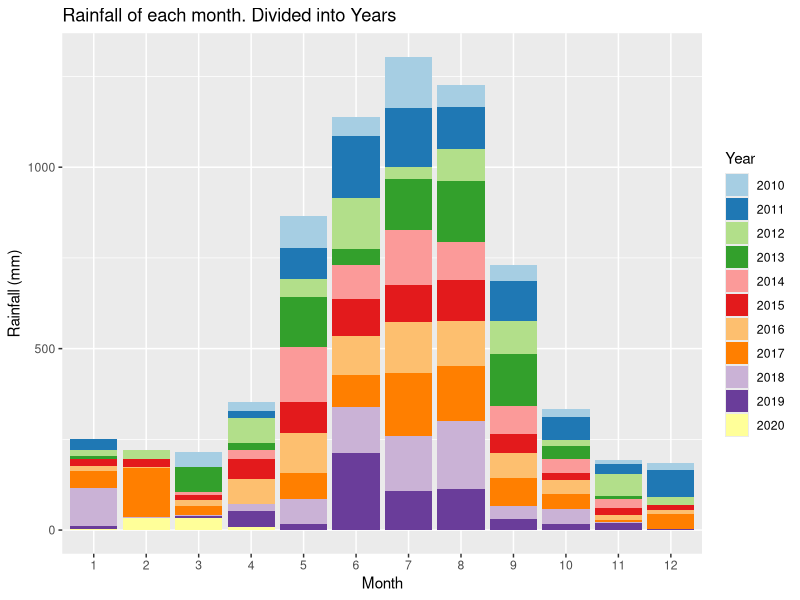
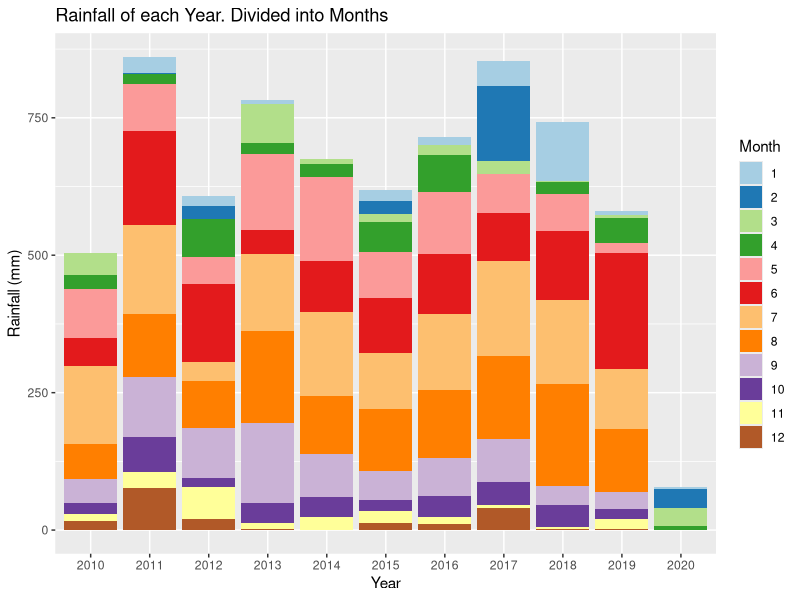
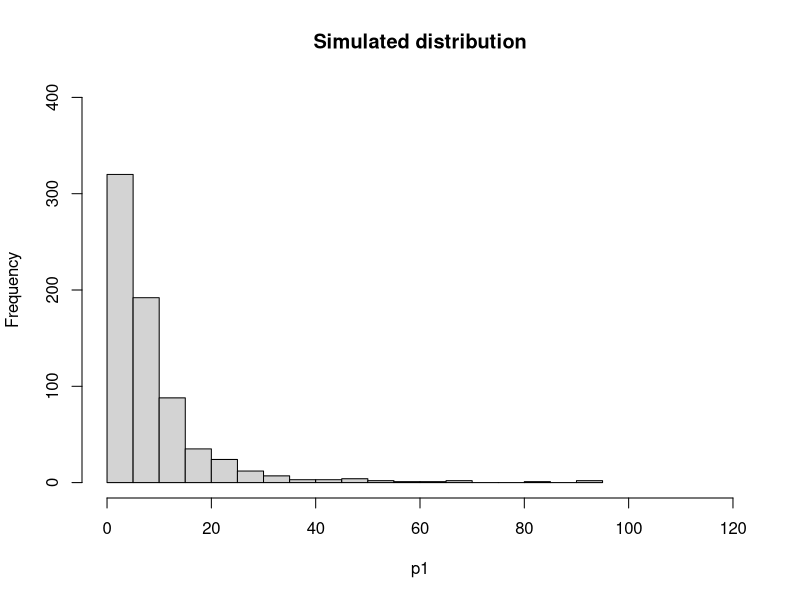
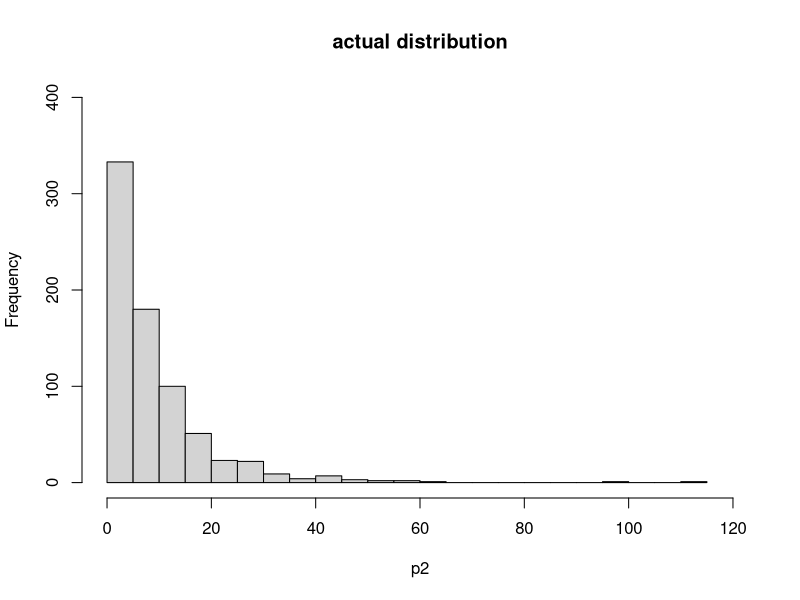
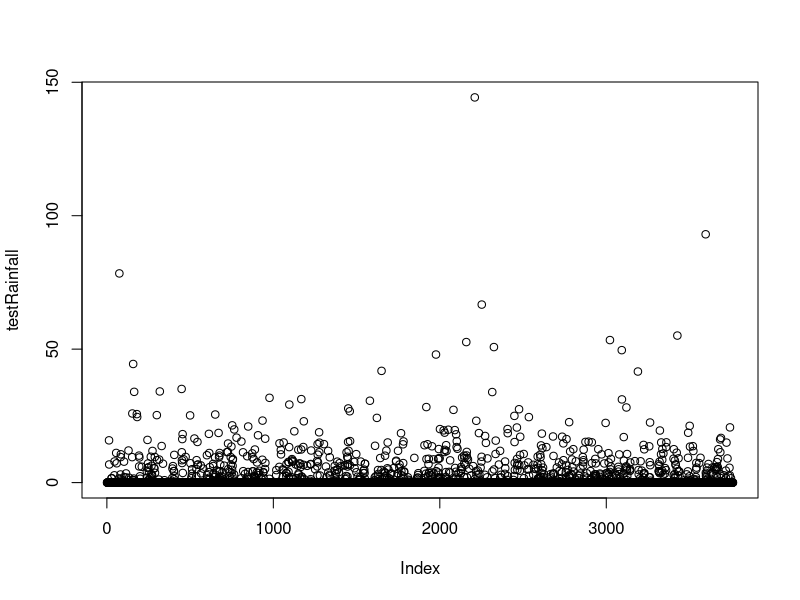
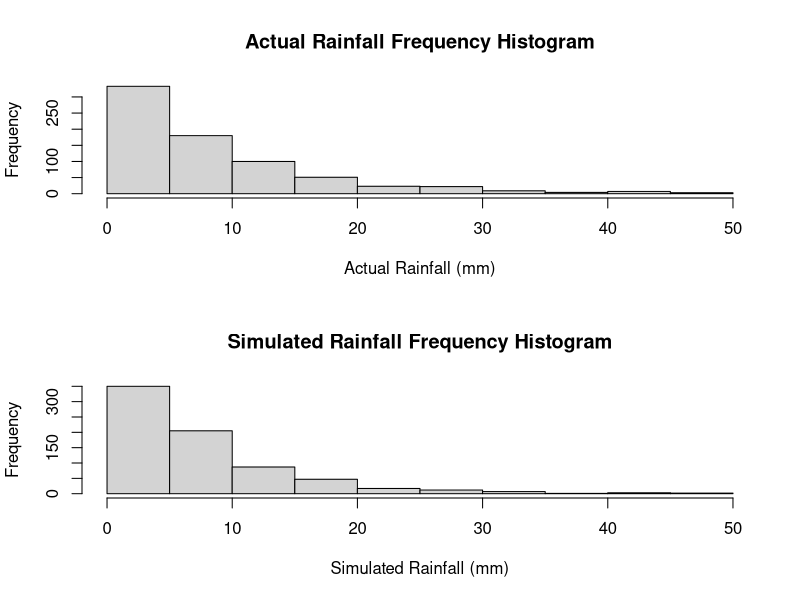
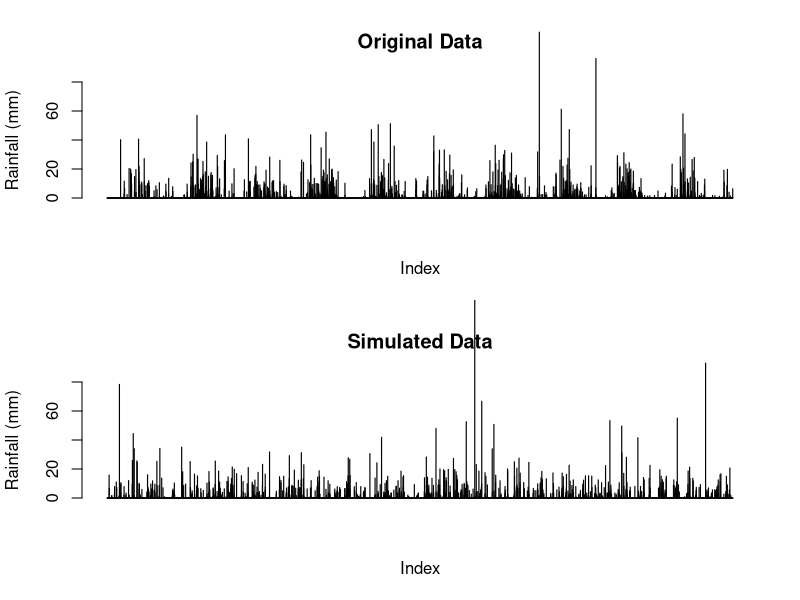
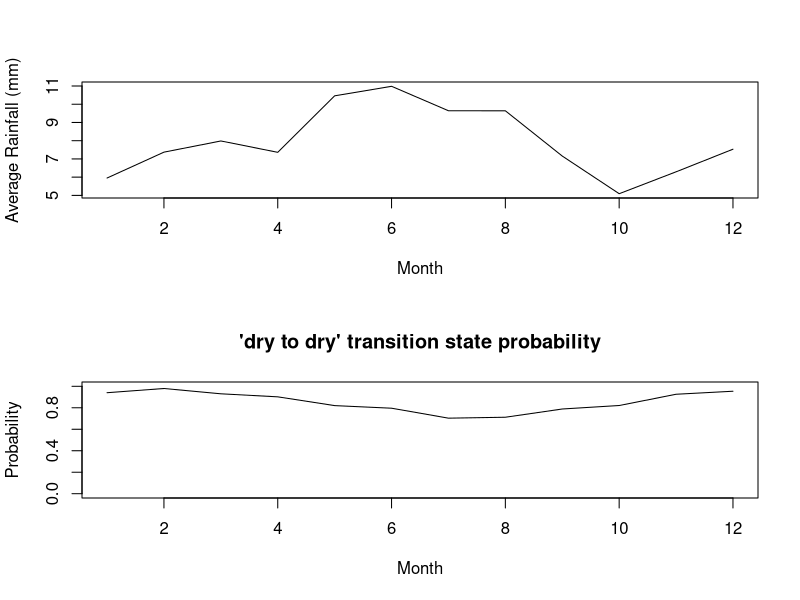

Here is the R script that generated these plots, in order:
## ---- chunk 1
knitr::opts_chunk$set(echo = TRUE)
## ---- chunk 2
# Reading in the data from the csv file
data <-  read.csv("IDCJAC0009_009225_1800_Data.csv")
weather_data <- data
weather_data <- weather_data[which(is.na(weather_data$Rainfall.amount..millimetres.) == FALSE),] # excluding rows with no rainfall record made 
## ---- chunk 3
weather_data$date <- do.call(paste, c(weather_data[c("Day", "Month", "Year")], sep = "-")) # creating a column that contains the date for easy indentification
## ---- chunk 4
# function to categorise day as either 'wet' or 'dry' for the Markov Chain functions
state <- function(x){
  stateList <- c()
  for(ii in 1:length(x)){
    if(x[ii] < 1){
      stateList <- c(stateList, "dry")
    }
    if(x[ii] >= 1){
      stateList <- c(stateList, "wet")
    }
  }
  return(stateList)
}
weather_data$state <- state(weather_data$Rainfall.amount..millimetres.)
## ---- chunk 5
# function establishing Markov Chain transition state. Establishing the relationship between the rainfall of a given day and the day before it.
transitionState <- function(x){
  transitionStateList <- c('') #can't find transition state of first observation
  for(i in 2:length(x)){
    if(x[i] == "dry"){
      if (x[i-1] == "dry"){
        transitionStateList <- c(transitionStateList, "DryToDry")
      }
      else {
        transitionStateList <- c(transitionStateList, "WetToDry")
      }
    }
    if(x[i] == "wet"){
      if (x[i-1] == "dry"){
        transitionStateList <- c(transitionStateList, "DryToWet")
      }
      else {
        transitionStateList <- c(transitionStateList, "WetToWet")
      }
    }
  }
  return(transitionStateList)
}
weather_data$transitionState <- transitionState(weather_data$state)
## ---- chunk 6
train_data <- subset(weather_data, Year >= 2010) # only look at the mos recent, relevant data.
library(ggplot2)
library(RColorBrewer)

# explorative plots investigating the distribution of rainfall across months and years

# Plotting the rainfall data (grouped by years and months)
# Distribution of rainfall by month (segmented by year)
ggplot(train_data, aes(x = factor(Month), y = Rainfall.amount..millimetres., fill = factor(Year))) + 
  geom_bar(stat = "identity") + 
  scale_fill_brewer(palette = "Paired") + 
  xlab("Month")+
  ylab("Rainfall (mm)")+
  labs(fill = "Year")+
  ggtitle("Rainfall of each month. Divided into Years")
# There does appear to be a rough distribution of rainfall by month. Most years May, June, July, August, and September (month 5-9) have the most rain. There are outliers

ggplot(train_data, aes(x = factor(Year), y = Rainfall.amount..millimetres., fill = factor(Month))) + 
  geom_bar(stat = "identity") + 
  scale_fill_brewer(palette = "Paired") + 
  xlab("Year")+
  ylab("Rainfall (mm)")+
  labs(fill = "Month")+
  ggtitle("Rainfall of each Year. Divided into Months")
# There does not appear to be any obvious pattern in the rainfall across the 10 years (note. 2020 only contains 4 months of data, hence the low rainfall). The average looks to be around 650-700 mm. 
## ---- chunk 7
table(train_data$Month, train_data$Year) # only four months of data in 2020
## ---- chunk 8
#Calculating transition state probabilities, in general (no respect to month or season)
weatherTable <- table(train_data$transitionState)

probWetToWet = weatherTable['WetToWet'] / (weatherTable['WetToWet'] + weatherTable['WetToDry'])
probWetToWet

probDryToDry = weatherTable['DryToDry'] / (weatherTable['DryToDry'] + weatherTable['DryToWet'])
probDryToDry
## ---- chunk 9
#Basic generator (No seasonal variation)

currentState = "dry" # Years start with very little rain, so more likely to start dry

#calculated above
generateRainfallBasic <- function(genLength){
  rainAmountList <- c()
  for (i3 in 1:genLength){
    if (currentState == "dry"){
      if (runif(1) < probDryToDry){
        currentState = "dry"
      }
      else{
        currentState = "wet"
      }
    }
    else if (currentState == "wet"){
      if (runif(1) < probWetToWet){
        currentState = "wet"
      }
      else{
        currentState = "dry"
      }
    }
                                      #generating amount of rainfall if state is wet, else 0
    if (currentState == "wet"){
      rainAmount <- 5*exp(rnorm(1))
      rainAmountList <- c(rainAmountList, rainAmount)
    }
    else{
      rainAmountList <- c(rainAmountList, 0)
    }
  }
  return(rainAmountList)
}
## ---- chunk 10
#comparing log-normal against actual data, veeerryyyy close fit, will use log-normal for rainfall sim
p1 <- 5*exp(rnorm(732))
p1 <- p1[p1>1]
hist(p1, breaks = 30, xlim = c(0,120), ylim = c(0,400), main = "Simulated distribution")

p2 <- train_data$Rainfall.amount..millimetres.[train_data$Rainfall.amount..millimetres.>1]
hist(p2, breaks = 30, xlim = c(0,120), ylim = c(0,400), main = "actual distribution")

## ---- chunk 11
#Basic generator tests
testRainfall = generateRainfallBasic(3761)
plot(testRainfall)

par(mfrow=c(2,1))
hist(train_data$Rainfall.amount..millimetres.[train_data$Rainfall.amount..millimetres.>1 & train_data$Rainfall.amount..millimetres.<50], xlab = "Actual Rainfall (mm)", main = "Actual Rainfall Frequency Histogram")
hist(testRainfall[testRainfall > 1 & testRainfall <50], xlab = "Simulated Rainfall (mm)", main = "Simulated Rainfall Frequency Histogram")

par(mfrow=c(2,1))
barplot(train_data$Rainfall.amount..millimetres., ylim = c(0,80), main = "Original Data", ylab = "Rainfall (mm)", xlab = "Index")
barplot(testRainfall, ylim = c(0,80), main = "Simulated Data", ylab = "Rainfall (mm)", xlab = "Index")
## ---- chunk 12
#Calculates the transition probabilities for each month
transitonStatesMonthsFrame <- data.frame(list(rep(0, 12), list(rep(0, 12), list(rep(0, 12), list(rep(0, 12)))))) #Initialises 12x4 frame filled with zeroes (4 columns for each transition state, 12 rows for each month)
names(transitonStatesMonthsFrame) <- c('DryToDry', 'DryToWet', 'WetToDry', 'WetToWet')

#Makes the dataframe with the count of each transition state with each month
for (i4 in 1:dim(train_data)[1]){
  tempTransitionState <- train_data[i4, 'transitionState']
  tempMonth <- train_data[i4, 'Month'] 
  transitonStatesMonthsFrame[tempMonth, tempTransitionState] <- transitonStatesMonthsFrame[tempMonth, tempTransitionState]+1 # increase count of tempTransitionState for month tempMonth by 1
}
## ---- chunk 13
#Calculates the transition state probabilities for each month in the data frame
probTransitonStatesMonthsFrame <- transitonStatesMonthsFrame
for (i in 1:dim(transitonStatesMonthsFrame)[1]){
  
  probTransitonStatesMonthsFrame[i, 'DryToDry'] <- transitonStatesMonthsFrame[i, 'DryToDry'] / (transitonStatesMonthsFrame[i, 'DryToDry'] + transitonStatesMonthsFrame[i, 'DryToWet'])
  
  probTransitonStatesMonthsFrame[i, 'DryToWet'] <- transitonStatesMonthsFrame[i, 'DryToWet'] / (transitonStatesMonthsFrame[i, 'DryToDry'] + transitonStatesMonthsFrame[i, 'DryToWet'])
    
  probTransitonStatesMonthsFrame[i, 'WetToDry'] <- transitonStatesMonthsFrame[i, 'WetToDry'] / (transitonStatesMonthsFrame[i, 'WetToDry'] + transitonStatesMonthsFrame[i, 'WetToWet'])
    
  probTransitonStatesMonthsFrame[i, 'WetToWet'] <- transitonStatesMonthsFrame[i, 'WetToWet'] / (transitonStatesMonthsFrame[i, 'WetToDry'] + transitonStatesMonthsFrame[i, 'WetToWet'])
}
## ---- chunk 14
#testing average rainfall when its rains in each month, and for wettowet vs drytowet transitions.
test_w2w <- train_data$Rainfall.amount..millimetres.[train_data$transitionState == "WetToWet"]
test_d2w <- train_data$Rainfall.amount..millimetres.[train_data$transitionState == "DryToWet"]
mean(test_w2w)
mean(test_d2w)
wilcox.test(test_d2w, test_w2w)
#since resulting wilcox test p-value is 0.85, we conclude that theres no difference in rainfall depending on the transition state, and do not need to include it in our model.

test_rainfallPerMonth <- train_data[train_data$state == "wet",c(4,6)]
kruskal.test(Rainfall.amount..millimetres. ~ Month, data = test_rainfallPerMonth)
#p-val = 0.00016, therefore difference between average rainfall for each month

rm(test_d2w)
rm(test_w2w)

rm(test_rainfallPerMonth)

## ---- chunk 15
#calculating the mean rainfall when it rains for each month, to change how much it rains according to the generator later on. Limited to less than 60 mls as the dataset is not large enough for large rainfall amounts (such as 114ml in feburary) to not throw the mean off.
rainMonthData <- c()
for (i in 1:12){
  temp<- train_data$Rainfall.amount..millimetres.[train_data$state == "wet" & train_data$Month == i & train_data$Rainfall.amount..millimetres. < 60]
  rainMonthData <- c(rainMonthData, list(temp))
  rm(temp)
}

rainfallAvgMonth <- sapply(rainMonthData, mean)

## ---- chunk 16
plot(c(1:12), rainfallAvgMonth, type = "l", xlab = "Month", ylab = "Average Rainfall (mm)")
## ---- chunk 17
#How the transition state probabilities vary for each month
plot(probTransitonStatesMonthsFrame$DryToDry, ylim = c(0,1), xlab = "Month", main = "'dry to dry' transition state probability", type = 'l', ylab = "Probability")
plot(probTransitonStatesMonthsFrame$WetToWet, ylim = c(0,1), xlab = "Month", main = "'wet to wet' transition state probability", type = 'l', ylab = "Probability")
## ---- chunk 18

#weather generator accounting  for seasonal variation of transition states 
#yes this is just a spicy version of basic generator it's mostly the same in fact if i forget to even do this it is the same

#Weather generator accounting  for seasonal variation of transition states or something i hope
#Yes this is just a spicy version of basic generator it's mostly the same in fact if i forget to even do this it is the same


generateRainfallSeasonal <- function(input){
  # input must be weather_data or a subset of weather_data
  currentState = "dry" #can make this into a random choice later
  rainAmountList <- c()
  for (i5 in 1:dim(input)[1]){
    if (currentState == "dry"){
      if (runif(1) < probTransitonStatesMonthsFrame[input[i5, 'Month'], 'DryToDry']){ #now inputs depending on the month of input
        currentState = "dry"
      }
      else{
        currentState = "wet"
      }
    }
    else if (currentState == "wet"){
      if (runif(1) < probTransitonStatesMonthsFrame[input[i5, 'Month'], 'WetToWet']){
        currentState = "wet"
      }
      else{
        currentState = "dry"
      }
    }
                                      #generating amount of rainfall if state is wet, else 0
    if (currentState == "wet"){
      
      #rainAmount <- 5*exp(rnorm(1)) #now log-normal dist, 5 used because is close to mean of weather_data's / the mean of what exp(rnorm(1)) is by default /// Old Version 
      rainAmount <- rainfallAvgMonth[input[i5, 'Month']]*exp(rnorm(1))/1.648 #average of exp(rnorm(1)) is ~1.648, so we divide by that so the average of each month will just be the actual average calculated from rainfallAvgMonth.
      
      rainAmountList <- c(rainAmountList, rainAmount)
    }
    else{
      rainAmountList <- c(rainAmountList, 0)
    }
  }
  return(rainAmountList)
}
## ---- chunk 19
#testing code for seasonal generator
inputSeasonalRainfall <- dplyr::select(train_data, 'Year', 'Month', 'Day') #using existing train data's dates to input to function, instead of putting in just how many to generate

testSeasonalRainfall = generateRainfallSeasonal(inputSeasonalRainfall)
## ---- chunk 20
par(mfrow=c(2,1))
barplot(train_data$Rainfall.amount..millimetres., ylim = c(0,80), main = "Original Data", ylab = "Rainfall (mm)", xlab = "Index")
barplot(testSeasonalRainfall, ylim = c(0,80), main = "Simulated Data - seasonal", ylab = "Rainfall (mm)", xlab = "Index")
## ---- chunk 21
#comparing log-normal against actual data, veeerryyyy close fit, will use log-normal for rainfall sim
p1 <- 5*exp(rnorm(732))
p1 <- p1[p1>1]
hist(p1, breaks = 30, xlim = c(0,120), ylim = c(0,400), main = "Simulated distribution")

p2 <- train_data$Rainfall.amount..millimetres.[train_data$Rainfall.amount..millimetres.>1]
hist(p2, breaks = 30, xlim = c(0,120), ylim = c(0,400), main = "actual distribution")

## ---- chunk 22
set.seed(100345)

sampID <- sample.int(nrow(train_data), size = 0.5*nrow(train_data), replace = FALSE)
train_data <- train_data[sampID,] # 50% of data for training
test_data <- train_data[-sampID,] # 50% for testing
## ---- chunk 23
#code to calculate transition probabilities for each month (copied from earlier)

transitonStatesMonthsFrame <- data.frame(list(rep(0, 12), list(rep(0, 12), list(rep(0, 12), list(rep(0, 12)))))) #initialising frame by creating 12x4 frame filled with zeroes
names(transitonStatesMonthsFrame) <- c('DryToDry', 'DryToWet', 'WetToDry', 'WetToWet') #name da columns

for (i4 in 1:dim(train_data)[1]){ #making dataframe with count of each transition state for each month
  tempTransitionState <- train_data[i4, 'transitionState']
  tempMonth <- train_data[i4, 'Month']
  transitonStatesMonthsFrame[tempMonth, tempTransitionState] <- transitonStatesMonthsFrame[tempMonth, tempTransitionState]+1
}
## ---- chunk 24
#also copied from earlier
probTransitonStatesMonthsFrame<- transitonStatesMonthsFrame
for (i in 1:dim(transitonStatesMonthsFrame)[1]){ #calculating transition probs for each month in df
  
  probTransitonStatesMonthsFrame[i, 'DryToDry'] <- transitonStatesMonthsFrame[i, 'DryToDry'] / (transitonStatesMonthsFrame[i, 'DryToDry'] + transitonStatesMonthsFrame[i, 'DryToWet'])
  
  probTransitonStatesMonthsFrame[i, 'DryToWet'] <- transitonStatesMonthsFrame[i, 'DryToWet'] / (transitonStatesMonthsFrame[i, 'DryToDry'] + transitonStatesMonthsFrame[i, 'DryToWet'])
    
  probTransitonStatesMonthsFrame[i, 'WetToDry'] <- transitonStatesMonthsFrame[i, 'WetToDry'] / (transitonStatesMonthsFrame[i, 'WetToDry'] + transitonStatesMonthsFrame[i, 'WetToWet'])
    
  probTransitonStatesMonthsFrame[i, 'WetToWet'] <- transitonStatesMonthsFrame[i, 'WetToWet'] / (transitonStatesMonthsFrame[i, 'WetToDry'] + transitonStatesMonthsFrame[i, 'WetToWet'])
}
## ---- chunk 25
#generate test data
testSeasonalRainfall50 = generateRainfallSeasonal(train_data)
## ---- chunk 26
par(mfrow = c(2, 1))

barplot(testSeasonalRainfall50, ylab = "Rainfall (mm)", xlab = "index", main = "Simulated data")
barplot(test_data$Rainfall.amount..millimetres., ylab = "Rainfall (mm)", xlab  = "index", main = "Actual data")
## ---- chunk 27
train_data <- subset(weather_data, Year >= 2010)
train10_data <- subset(weather_data, Year >= 2009 & Year < 2019)
data_2019 <- subset(weather_data, Year == 2019)
## ---- chunk 28
#code to calculate transition probabilities for each month (copied from earlier)

transitonStatesMonthsFrame <- data.frame(list(rep(0, 12), list(rep(0, 12), list(rep(0, 12), list(rep(0, 12)))))) #initialising frame by creating 12x4 frame filled with zeroes
names(transitonStatesMonthsFrame) <- c('DryToDry', 'DryToWet', 'WetToDry', 'WetToWet') #name da columns

for (i4 in 1:dim(train10_data)[1]){ #making dataframe with count of each transition state for each month
  tempTransitionState <- train10_data[i4, 'transitionState']
  tempMonth <- train10_data[i4, 'Month']
  transitonStatesMonthsFrame[tempMonth, tempTransitionState] <- transitonStatesMonthsFrame[tempMonth, tempTransitionState]+1
}
## ---- chunk 29
#also copied from earlier
probTransitonStatesMonthsFrame<- transitonStatesMonthsFrame
for (i in 1:dim(transitonStatesMonthsFrame)[1]){ #calculating transition probs for each month in df
  
  probTransitonStatesMonthsFrame[i, 'DryToDry'] <- transitonStatesMonthsFrame[i, 'DryToDry'] / (transitonStatesMonthsFrame[i, 'DryToDry'] + transitonStatesMonthsFrame[i, 'DryToWet'])
  
  probTransitonStatesMonthsFrame[i, 'DryToWet'] <- transitonStatesMonthsFrame[i, 'DryToWet'] / (transitonStatesMonthsFrame[i, 'DryToDry'] + transitonStatesMonthsFrame[i, 'DryToWet'])
    
  probTransitonStatesMonthsFrame[i, 'WetToDry'] <- transitonStatesMonthsFrame[i, 'WetToDry'] / (transitonStatesMonthsFrame[i, 'WetToDry'] + transitonStatesMonthsFrame[i, 'WetToWet'])
    
  probTransitonStatesMonthsFrame[i, 'WetToWet'] <- transitonStatesMonthsFrame[i, 'WetToWet'] / (transitonStatesMonthsFrame[i, 'WetToDry'] + transitonStatesMonthsFrame[i, 'WetToWet'])
}
## ---- chunk 30
set.seed(10346)

# using month probabilites generate one years worth of data 
monthList <- subset(weather_data, Year == 2011) # a year that isn't a leap year to get the month list, as generation algorithm only requires months
monthList <- monthList['Month']
testSeasonalRainfall10 <- generateRainfallSeasonal(monthList)
## ---- chunk 31
#compare generated year against 2019
par(mfrow = c(2,1))
barplot(testSeasonalRainfall10, xlab = "Index", ylab = "Rainfall (mm)", main = "Simulated Rainfall")
barplot(data_2019$Rainfall.amount..millimetres., xlab = "Index", ylab = "Rainfall (mm)", main = "2019 Rainfall")
## ---- chunk 32
# check other years for comparison
par(mfrow = c(3,2))
barplot(testSeasonalRainfall10, xlab = "Index", ylab = "Rainfall (mm)", main = "Simulated Rainfall")
year <- subset(weather_data, Year == 2015)
barplot(year$Rainfall.amount..millimetres., xlab = "Index", ylab = "Rainfall (mm)", main = "2015 Rainfall")
year <- subset(weather_data, Year == 2008)
barplot(year$Rainfall.amount..millimetres., xlab = "Index", ylab = "Rainfall (mm)", main = "2008 Rainfall")
year <- subset(weather_data, Year == 2015)
barplot(year$Rainfall.amount..millimetres., xlab = "Index", ylab = "Rainfall (mm)", main = "2017 Rainfall")
year <- subset(weather_data, Year == 2007)
barplot(year$Rainfall.amount..millimetres., xlab = "Index", ylab = "Rainfall (mm)", main = "2007 Rainfall")
year <- subset(weather_data, Year == 2013)
barplot(year$Rainfall.amount..millimetres., xlab = "Index", ylab = "Rainfall (mm)", main = "2013 Rainfall")
rm(year)
## ---- chunk 33
# Creates a graph of difference in rainfall for years, weeks, months, years to see if there are any potential patterns.

# Creates a list of the weekly rainfall
RainfallWeekly <- data.frame("Rainfall (mm)", "Week")
colnames(RainfallWeekly) <- c("Rainfall (mm)", "Week")
RainfallWeekly$`Rainfall (mm)` <- as.numeric(RainfallWeekly$`Rainfall (mm)`)
RainfallWeekly$Week <- as.numeric(RainfallWeekly$Week)
week = 1
weekRain = 0
for(ii in c(1: nrow(weather_data))){
  weekRain = weekRain + weather_data[ii, 6] # rainfall amount for that row
  
  if(ii%%7 == 0){ # every 7th row
    RainfallWeekly[(ii/7), 1] <- weekRain # 1 row of RainfallWeekly created every 7 rows (1 weeks) - inserting rainfall total for that week
    RainfallWeekly[(ii/7), 2] <- week
    week = week + 1
    weekRain = 0 # clear total rainfall to prepare for next week
  }
}
## ---- chunk 34
RainfallWeeklyDiff <- data.frame(c(1:(nrow(RainfallWeekly)-1)), c(1:(nrow(RainfallWeekly)-1))) # data frame with two columns, one less row than RainfallWeekly
colnames(RainfallWeeklyDiff) <- c("Rainfall diff (mm)", "Week")
RainfallWeeklyDiff$`Rainfall diff (mm)` <- diff(RainfallWeekly$`Rainfall (mm)`) # change in weeks
## ---- chunk 35
# plot first 700 weeks first against the difference in rainfall, and then the rainfall per week
par(mfrow = c(4,1))
plot(RainfallWeeklyDiff[c(1:350), 2], RainfallWeeklyDiff[c(1:350), 1], xlab = "week", ylab = "change in rainfall (mm)", cex = 2, type = "b", main = "Difference in Rainfall (mm) across weeks")
plot(RainfallWeekly[c(1:350), 2], RainfallWeekly[c(1:350), 1], xlab = "week", ylab = "rainfall (mm)", type = "l", main = "Rainfall (mm) by week")
plot(RainfallWeeklyDiff[c(351:700), 2], RainfallWeeklyDiff[c(351:700), 1], xlab = "week", ylab = "change in rainfall (mm)", cex = 2, type = "b", main = "Difference in Rainfall (mm) across weeks")
plot(RainfallWeekly[c(351:700), 2], RainfallWeekly[c(351:700), 1], xlab = "week", ylab = "rainfall (mm)", type = "l", main = "Rainfall (mm) by week")


# the seasonal trends can be clearly seen through these plots, however there does not seem to be any calear patterns in the wet weeks. As such, a simulator using weeks will not be explored.
## ---- chunk 36
# plot second 700 weeks first against the difference in rainfall, and then the rainfall per week
#par(mfrow = c(4,1))
#plot(RainfallWeeklyDiff[c(701:1050), 2], RainfallWeeklyDiff[c(701:1050), 1], xlab = "week", ylab = "change in rainfall (mm)", cex = 2, type = "b")
#plot(RainfallWeekly[c(701:1050), 2], RainfallWeekly[c(701:1050), 1], xlab = "week", ylab = "rainfall (mm)", type = "l")
#plot(RainfallWeeklyDiff[c(1051:1414), 2], RainfallWeeklyDiff[c(1051:1414), 1], xlab = "week", ylab = "change in rainfall (mm)", cex = 2, type = "b")
#plot(RainfallWeekly[c(1051:1414), 2], RainfallWeekly[c(1051:1414), 1], xlab = "week", ylab = "rainfall (mm)", type = "l")
## ---- chunk 37
rainSort_2019 <- data_2019$Rainfall.amount..millimetres.
# qqplot before removing 'dry' days
qqnorm(rainSort_2019, pch = 1, frame = F, main = "Normal Q-Q Plot of Rainfall 2019 (including dry days)")
qqline(rainSort_2019, col = "red", lwd = 2)
rainSort_2019 <- rainSort_2019[which(rainSort_2019 != 0)]
# qqplot after removing 'dry' days
qqnorm(rainSort_2019, pch = 1, frame = F, main = "Normal Q-Q Plot of Rainfall 2019 (excluding dry days)")
qqline(rainSort_2019, col = "red", lwd = 2)
hist(rainSort_2019, breaks = 50)
# data is not normally distributed
rm(rainSort_2019)
## ---- chunk 38
rain2019 <- subset(weather_data, Year == 2019)
length(rain2019$Rainfall.amount..millimetres.)
length(testSeasonalRainfall10)

## ---- chunk 39
# function to return the sum of ranks of difference (w+ and w-) that are part of the Wilcoxon signed rank calculations
returnRanks <- function(simulated, actual){
  diffs <- (simulated - actual)
  diffs <- diffs[diffs != 0]
  posDifs <- which(diffs > 0)
  negDiffs <- which(diffs < 0)
  rank <- rank(abs(diffs))
  rankPosDiff <- sum(rank[posDifs])
  rankNegDiff <- sum(rank[negDiffs]) 
  return(c(rankPosDiff, rankNegDiff))
}

## ---- chunk 40

table(rain2019$Month)
# Since there are two days missing from October and December, we will have to find the days and remove them from our simulated results.
table(rain2019$Day)
# one month is missing a day 5, and another is missing a day 19 (both 11 when should be 12)/
temp <- subset(rain2019, Day == 5)
temp$Month # 5th of October missing
temp <- subset(rain2019, Day == 19)
temp$Month # 19th of December missing
rm(temp)
## ---- chunk 41
# to perform Wilcoxon Signed Rank test must have paired data, so remove those extra dates from testSeasonalRainfall10
# 2019 is a non leap year

which(rain2019$date == "4-10-2019") # find what row the day before 5-10-2019 is
# thereforer 5-10-2019 would be row 278 (277+1)
which(rain2019$date == "18-12-2019") # find what row the day before 5-10-2019 is
# thereforer 5-10-2019 would be row 353 (351+2). Add two as both 5th october and 19th december are missing

simRainfall2019 <- testSeasonalRainfall10[-c(278, 353)] # remove day 278 and day 353 data from testSeasonalRainfall10
## ---- chunk 42
# test of testSeasonalRainfall10 against 2019 rainfall (testSeasonalRainfall10 was simulation of 2019 rainfall)
wilcox.test(rain2019$Rainfall.amount..millimetres., simRainfall2019, paired = T, alternative = "t", conf.int = T, conf.level = 0.95)

# the p-value is 0.04918,indicating that it is likely that there is a significant difference between the simulated data and the actual data. This means that one set of data was consistently and significantly larger than the other

# manual calculation of Wilcoxon signed rank values 

sumRanks <- returnRanks(simRainfall2019, rain2019$Rainfall.amount..millimetres.)
sumRanks[1] # rankPosDiff ( sum of the ranks of the positive differences)
sumRanks[2] # rankNegDiff (sum of the ranks of the negative differrences)

# rankPosDiff (the sum of the ranks of the differences where the simulated data is greater than the actual) is 7414. rankNegDiff (the sum of the ranks of the the differences where the actual is greater than the simulated) is 5147. rankPosDiff is quite a bit larger than rankNegDiff
## ---- chunk 43
# to confirm the results of the first Wilcoson signed rank test, repeat with 3 different sets of simulated rainfall
set.seed(12345)

# using month probabilites generate one years worth of data 
monthList <- subset(weather_data, Year == 2011) # a year that isn't a leap year to get the month list, as generation algorithm only requires months
monthList <- monthList['Month']
testSeasonalRainfall10 <- generateRainfallSeasonal(monthList)

simRainfall2019 <- testSeasonalRainfall10[-c(278, 353)] # remove day 278 and day 353 data from testSeasonalRainfall10

wilcox.test(rain2019$Rainfall.amount..millimetres., simRainfall2019, paired = T, alternative = "t", conf.int = T, conf.level = 0.95)

# The p-value is 0.1981, indiciating that there is not a significant difference between the simulated data and the actual data

# manual calculation of Wilcoxon signed rank values 
sumRanks <- returnRanks(simRainfall2019, rain2019$Rainfall.amount..millimetres.)
sumRanks[1] # rankPosDiff ( sum of the ranks of the positive differences)
sumRanks[2] # rankNegDiff (sum of the ranks of the negative differrences)

## ---- chunk 44
set.seed(347876)

# using month probabilites generate one years worth of data 
monthList <- subset(weather_data, Year == 2011) # a year that isn't a leap year to get the month list, as generation algorithm only requires months
monthList <- monthList['Month']
testSeasonalRainfall10 <- generateRainfallSeasonal(monthList)

simRainfall2019 <- testSeasonalRainfall10[-c(278, 353)] # remove day 278 and day 353 data from testSeasonalRainfall10

wilcox.test(rain2019$Rainfall.amount..millimetres., simRainfall2019, paired = T, alternative = "t", conf.int = T, conf.level = 0.95)

# manual calculation of Wilcoxon signed rank values 
sumRanks <- returnRanks(simRainfall2019, rain2019$Rainfall.amount..millimetres.)
sumRanks[1] # rankPosDiff ( sum of the ranks of the positive differences)
sumRanks[2] # rankNegDiff (sum of the ranks of the negative differrences)

## ---- chunk 45
set.seed(3456789)
# using month probabilites generate one years worth of data 
monthList <- subset(weather_data, Year == 2011) # a year that isn't a leap year to get the month list, as generation algorithm only requires months
monthList <- monthList['Month']
testSeasonalRainfall10 <- generateRainfallSeasonal(monthList)

simRainfall2019 <- testSeasonalRainfall10[-c(278, 353)] # remove day 278 and day 353 data from testSeasonalRainfall10

wilcox.test(rain2019$Rainfall.amount..millimetres., simRainfall2019, paired = T, alternative = "t", conf.int = T, conf.level = 0.95)


# manual calculation of Wilcoxon signed rank values 
sumRanks <- returnRanks(simRainfall2019, rain2019$Rainfall.amount..millimetres.)
sumRanks[1] # rankPosDiff ( sum of the ranks of the positive differences)
sumRanks[2] # rankNegDiff (sum of the ranks of the negative differrences)

## ---- chunk 46
# looking at the four total simulations created, there is generally no significant different between the simulated rainfall and the actual rainfall. 
# However looking at rankPosDiff and rankNegDiff calculated for each (the sum of the ranks of the positive and negative differences between the simulated and actual data respectively), the simulated rainfall was consistently larger than the actual data 
# The reason for this is likely because 2019 had a very small amount of rainfall compared to the rest of the years.
sum(train10_data$Rainfall.amount..millimetres.)/10 # /10 to get average of 10 years of rain data
sum(rain2019$Rainfall.amount..millimetres.)
## ---- chunk 47
median(simRainfall2019)
median(rain2019$Rainfall.amount..millimetres.)

# given the number of dry days, it makes sense that the median's would be very similar in the Wilcoxon Signed Rank test
# To perform the Wilcoxon Signed Rank test we remove those dates from testSeasonalRainfall10
# 2019 is a non leap year so February will have 28 days
#October 5th and December 19th are missing, so we remove them
month_result <- which(rain2019$date == "4-10-2019" | rain2019$date=="18-12-2019")
simRainfall2019 <- testSeasonalRainfall10[-c(month_result[1]+1, month_result[2]+1)]

# Test of testSeasonalRainfall10 against 2019 rainfall (testSeasonalRainfall10 was simulation of 2019 rainfall)
wilcox.test(simRainfall2019, rain2019$Rainfall.amount..millimetres., paired = T, alternative = "t")

# Since the p-value is relatively high, it can be concluded that there is no significant diference between the simulated 2019 data and the actual 2019 data. 
# While the simulation may not be an accurate prediction of 2019 (as seen in the barplots), the simulation was also not logically flawed, as there is not a significant difference between the median of the simulation and the median of the actual.
#Furthermore, a qucik comparison of the medians in the Wilcoxon Signed Rank test shows that (as expected) they are also very similar.
cat("Median of actual and simulated rainfall respectively: ", median(rain2019$Rainfall.amount..millimetres.), median(simRainfall2019))
rm(simRainfall2019)
## ---- chunk 48
# looking at 2013 data (which had a larger than average amount of rain)

rain2013 <- subset(weather_data, Year == 2013)
simRainfall2013 <- generateRainfallSeasonal(monthList)
wilcox.test(simRainfall2013, rain2013$Rainfall.amount..millimetres., paired = T, conf.int = T, conf.level = 0.95)

diffs <- (simRainfall2013 - rain2013$Rainfall.amount..millimetres.)
diffs <- diffs[diffs != 0]
posDifs <- which(diffs > 0)
negDiffs <- which(diffs < 0)
rank <- rank(abs(diffs))
rankPosDiff <- sum(rank[posDifs])
rankNegDiff <- sum(rank[negDiffs]) 

rankPosDiff
rankNegDiff

mean(diffs)
## ---- chunk 49
monthList <- subset(weather_data, Year == 2011) # a year that isn't a leap year to get the month list, as generation algorithm only requires months
monthList <- monthList['Month']

sumRainfall = 0

for(i in c(1:100)){
  set.seed(i)
  tempRainfall <- generateRainfallSeasonal(monthList)
  sumRainfall <- sumRainfall + sum(tempRainfall)
}
meanRainfallSim <- sumRainfall/100
meanRainfallSim

meanRainfallActual <- sum(train10_data$Rainfall.amount..millimetres.)/10
meanRainfallActual
